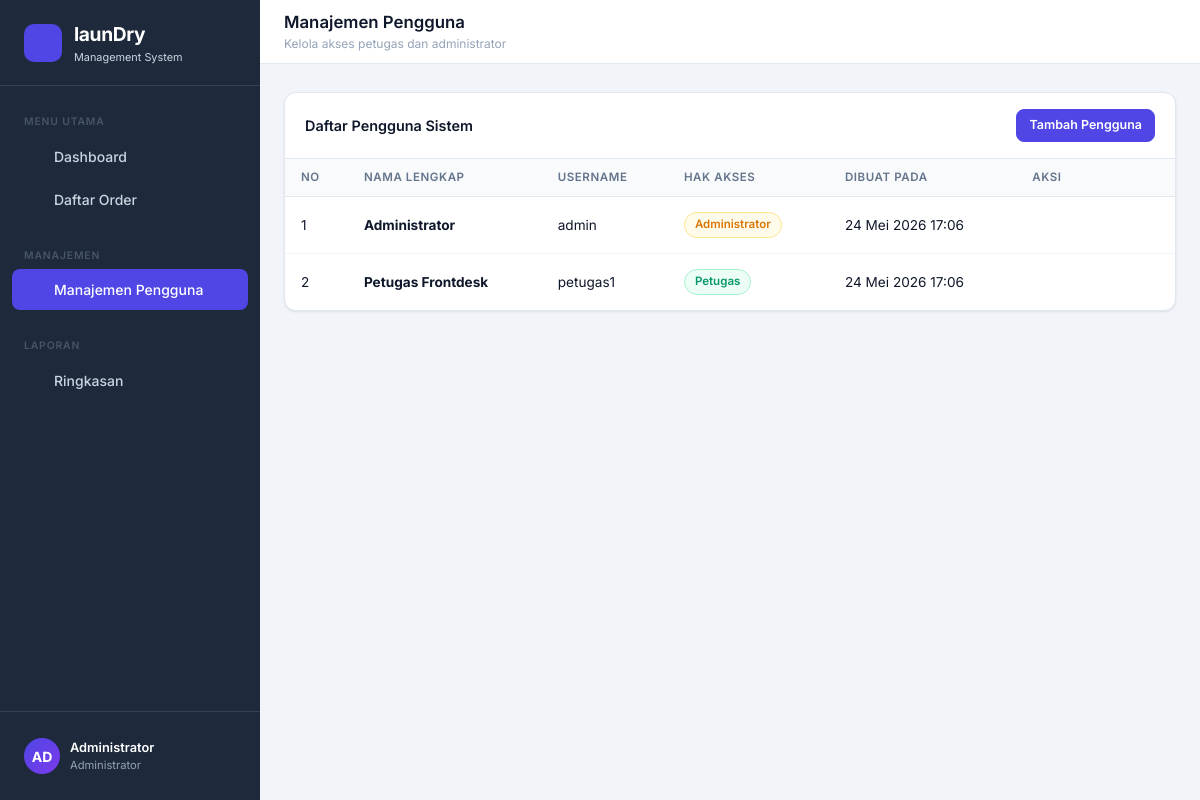
/views/user_list.php (signed in), run on the app's committed database.
### tables this page shows
CREATE TABLE IF NOT EXISTS users (
    id INT AUTO_INCREMENT PRIMARY KEY,
    username VARCHAR(50) NOT NULL UNIQUE,
    password VARCHAR(255) NOT NULL,
    nama_lengkap VARCHAR(100) NOT NULL,
    role ENUM('admin', 'petugas') DEFAULT 'petugas',
    created_at TIMESTAMP DEFAULT CURRENT_TIMESTAMP
);

### config/helper.php (called while the page is built, shortened)
<?php
function formatTanggal($tanggal) {
    $waktu = strtotime($tanggal);
    $hari = date('d', $waktu);
    $bulan = date('m', $waktu);
    $tahun = date('Y', $waktu);
    $jam = date('H:i', $waktu);
    $namaBulan = array(
        '01' => 'Jan', '02' => 'Feb', '03' => 'Mar', '04' => 'Apr',
        '05' => 'Mei', '06' => 'Jun', '07' => 'Jul', '08' => 'Agt',
        '09' => 'Sep', '10' => 'Okt', '11' => 'Nov', '12' => 'Des'
    );
    if (strlen($tanggal) > 10) {
        return "$hari {$namaBulan[$bulan]} $tahun $jam";
    }
    return "$hari {$namaBulan[$bulan]} $tahun";
}
function requireAuth() {
    return [
        'id' => $_SESSION['user_id'],
        'username' => $_SESSION['username'],
        'nama_lengkap' => $_SESSION['nama_lengkap'],
        'role' => $_SESSION['role']
    ];
}
function requireAdmin() {
    $user = requireAuth();
    return $user;
}
?>

### views/user_list.php (the view, shortened to what this page needs)
<?php
$pageTitle = 'Manajemen Pengguna';
$activeMenu = 'user_list';
$pageSubtitle = 'Kelola akses petugas dan administrator';
require_once '../templates/header.php';
$query = "SELECT * FROM users ORDER BY created_at DESC";
$result = mysqli_query($koneksi, $query);
?>
<div class="card">
  <div class="card-header">
    <span class="card-title" style="display:flex;align-items:center;gap:8px;"><?= getIcon('users', 'w-5 h-5') ?> Daftar Pengguna Sistem</span>
    <a href="user_form.php" class="btn btn-primary btn-sm" style="display:inline-flex;align-items:center;gap:4px;"><?= getIcon('plus', 'w-4 h-4') ?> Tambah Pengguna</a>
  </div>
  <div class="table-wrap">
    <table>
      <thead>
        <tr>
          <th>No</th>
          <th>Nama Lengkap</th>
          <th>Username</th>
          <th>Hak Akses</th>
          <th>Dibuat Pada</th>
          <th>Aksi</th>
        </tr>
      </thead>
      <tbody>
        <?php
        $no = 1;
        while ($row = mysqli_fetch_assoc($result)):
        ?>
        <tr>
          <td><?= $no++ ?></td>
          <td><strong><?= htmlspecialchars($row['nama_lengkap']) ?></strong></td>
          <td><?= htmlspecialchars($row['username']) ?></td>
          <td>
            <?php if($row['role'] === 'admin'): ?>
              <span class="badge badge-proses" style="display:inline-flex;align-items:center;gap:4px;"><?= getIcon('check-circle', 'w-4 h-4') ?> Administrator</span>
            <?php else: ?>
              <span class="badge badge-selesai" style="display:inline-flex;align-items:center;gap:4px;"><?= getIcon('users', 'w-4 h-4') ?> Petugas</span>
            <?php endif; ?>
          </td>
          <td><?= formatTanggal($row['created_at']) ?></td>
          <td>
            <div class="d-flex gap-2">
              <a href="user_form.php?id=<?= $row['id'] ?>" class="btn btn-ghost btn-sm" title="Edit" style="padding:4px"><?= getIcon('pencil', 'w-5 h-5') ?></a>
              <?php if($row['id'] !== $user['id']): ?>
              <a href="?hapus=<?= $row['id'] ?>" class="btn btn-ghost btn-sm" title="Hapus" onclick="return confirm('Yakin ingin menghapus pengguna ini?');" style="padding:4px"><?= getIcon('trash', 'w-5 h-5') ?></a>
              <?php endif; ?>
            </div>
          </td>
        </tr>
        <?php endwhile; ?>
      </tbody>
    </table>
  </div>
</div>
<?php require_once '../templates/footer.php'; ?>

### templates/header.php (shortened to what this page needs)
<?php
require_once __DIR__ . '/../config/helper.php';
$user = requireAuth();
$page = isset($pageTitle) ? $pageTitle : 'launDry';
$activePage = isset($activeMenu) ? $activeMenu : '';
$subtitle = isset($pageSubtitle) ? $pageSubtitle : '';
$initials = strtoupper(substr($user['nama_lengkap'], 0, 2));
?>
<!DOCTYPE html>
<html lang="id">
<head>
  <link rel="stylesheet" href="../assets/css/style.css">
</head>
<body>
  <div class="app-layout">
    <aside class="sidebar" id="sidebar">
      <div class="sidebar-brand">
        <div class="brand-icon"><?= getIcon('sparkles', 'w-8 h-8') ?></div>
        <div>
          <div class="brand-name">launDry</div>
          <div class="brand-sub">Management System</div>
        </div>
      </div>
      <nav class="sidebar-nav">
        <div class="nav-section-label">Menu Utama</div>
        <a href="dashboard.php" class="nav-item <?= $activePage == 'dashboard' ? 'active' : '' ?>">
          <span>Dashboard</span>
        </a>
        <a href="order_list.php" class="nav-item <?= $activePage == 'order_list' ? 'active' : '' ?>">
          <span>Daftar Order</span>
        </a>
        <?php if($user['role'] === 'admin'): ?>
        <div class="nav-section-label" style="margin-top:16px">Manajemen</div>
        <a href="user_list.php" class="nav-item <?= $activePage == 'user_list' ? 'active' : '' ?>">
          <span>Manajemen Pengguna</span>
        </a>
        <?php endif; ?>
        <div class="nav-section-label" style="margin-top:16px">Laporan</div>
        <a href="#" class="nav-item" onclick="alert('Fitur laporan akan segera hadir!'); return false;">
          <span>Ringkasan</span>
        </a>
      </nav>
      <div class="sidebar-footer">
        <div class="sidebar-user">
          <div class="avatar"><?= $initials ?></div>
          <div class="user-info">
            <div class="user-name"><?= htmlspecialchars($user['nama_lengkap']) ?></div>
            <div class="user-role"><?= $user['role'] == 'admin' ? 'Administrator' : 'Petugas' ?></div>
          </div>
          <button class="logout-btn" onclick="if(confirm('Yakin ingin keluar?')) window.location.href='../auth/logout.php'" title="Keluar">
          </button>
        </div>
      </div>
    </aside>
    <div class="main-content">
      <header class="topbar" id="topbar">
        <div class="topbar-title">
          <h1><?= htmlspecialchars($page) ?></h1>
          <?php if($subtitle): ?><p><?= htmlspecialchars($subtitle) ?></p><?php endif; ?>
        </div>
      </header>
      <main class="page-content" id="page-content">

### templates/footer.php (shortened to what this page needs)
      </main>
    </div>
  </div>
</body>
</html>

### data on the page
users: nama_lengkap "Administrator", username "admin", created_at "24 Mei 2026 17:06"
users: nama_lengkap "Petugas Frontdesk", username "petugas1", created_at "24 Mei 2026 17:06"

### other printed values
$initials "AD"
$user['nama_lengkap'] "Administrator"
$page "Manajemen Pengguna"
$subtitle "Kelola akses petugas dan administrator"
